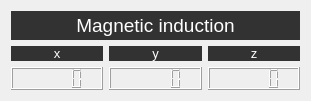
   <widget class="QWidget" name="">
    <property name="geometry">
     <rect>
      <x>740</x>
      <y>10</y>
      <width>311</width>
      <height>101</height>
     </rect>
    </property>
    <layout class="QVBoxLayout" name="verticalLayout_18">
     <item>
      <widget class="QLabel" name="humL_5">
       <property name="font">
        <font>
         <family>Arial</family>
         <pointsize>14</pointsize>
         <weight>50</weight>
         <bold>false</bold>
        </font>
       </property>
       <property name="styleSheet">
        <string notr="true">background-color: rgb(50, 50, 50);
color: rgb(255, 255, 255);
gridline-color: rgb(255, 255, 255);</string>
       </property>
       <property name="text">
        <string>Magnetic induction</string>
       </property>
       <property name="alignment">
        <set>Qt::AlignCenter</set>
       </property>
      </widget>
     </item>
     <item>
      <layout class="QHBoxLayout" name="horizontalLayout_17">
       <item>
        <layout class="QVBoxLayout" name="verticalLayout_15">
         <item>
          <widget class="QLabel" name="humL_2">
           <property name="font">
            <font>
             <family>Arial</family>
             <pointsize>10</pointsize>
             <weight>50</weight>
             <bold>false</bold>
            </font>
           </property>
           <property name="layoutDirection">
            <enum>Qt::LeftToRight</enum>
           </property>
           <property name="styleSheet">
            <string notr="true">background-color: rgb(50, 50, 50);
color: rgb(255, 255, 255);
gridline-color: rgb(255, 255, 255);</string>
           </property>
           <property name="text">
            <string>x</string>
           </property>
           <property name="alignment">
            <set>Qt::AlignCenter</set>
           </property>
          </widget>
         </item>
         <item>
          <widget class="QLCDNumber" name="xxLCD"/>
         </item>
        </layout>
       </item>
       <item>
        <layout class="QVBoxLayout" name="verticalLayout_16">
         <item>
          <widget class="QLabel" name="humL_3">
           <property name="font">
            <font>
             <family>Arial</family>
             <pointsize>10</pointsize>
             <weight>50</weight>
             <bold>false</bold>
            </font>
           </property>
           <property name="styleSheet">
            <string notr="true">background-color: rgb(50, 50, 50);
color: rgb(255, 255, 255);
gridline-color: rgb(255, 255, 255);</string>
           </property>
           <property name="text">
            <string>y</string>
           </property>
           <property name="alignment">
            <set>Qt::AlignCenter</set>
           </property>
          </widget>
         </item>
         <item>
          <widget class="QLCDNumber" name="yyLCD"/>
         </item>
        </layout>
       </item>
       <item>
        <layout class="QVBoxLayout" name="verticalLayout_17">
         <item>
          <widget class="QLabel" name="humL_4">
           <property name="font">
            <font>
             <family>Arial</family>
             <pointsize>10</pointsize>
             <weight>50</weight>
             <bold>false</bold>
            </font>
           </property>
           <property name="styleSheet">
            <string notr="true">background-color: rgb(50, 50, 50);
color: rgb(255, 255, 255);
gridline-color: rgb(255, 255, 255);</string>
           </property>
           <property name="text">
            <string>z</string>
           </property>
           <property name="alignment">
            <set>Qt::AlignCenter</set>
           </property>
          </widget>
         </item>
         <item>
          <widget class="QLCDNumber" name="zzLCD"/>
         </item>
        </layout>
       </item>
      </layout>
     </item>
    </layout>
   </widget>
